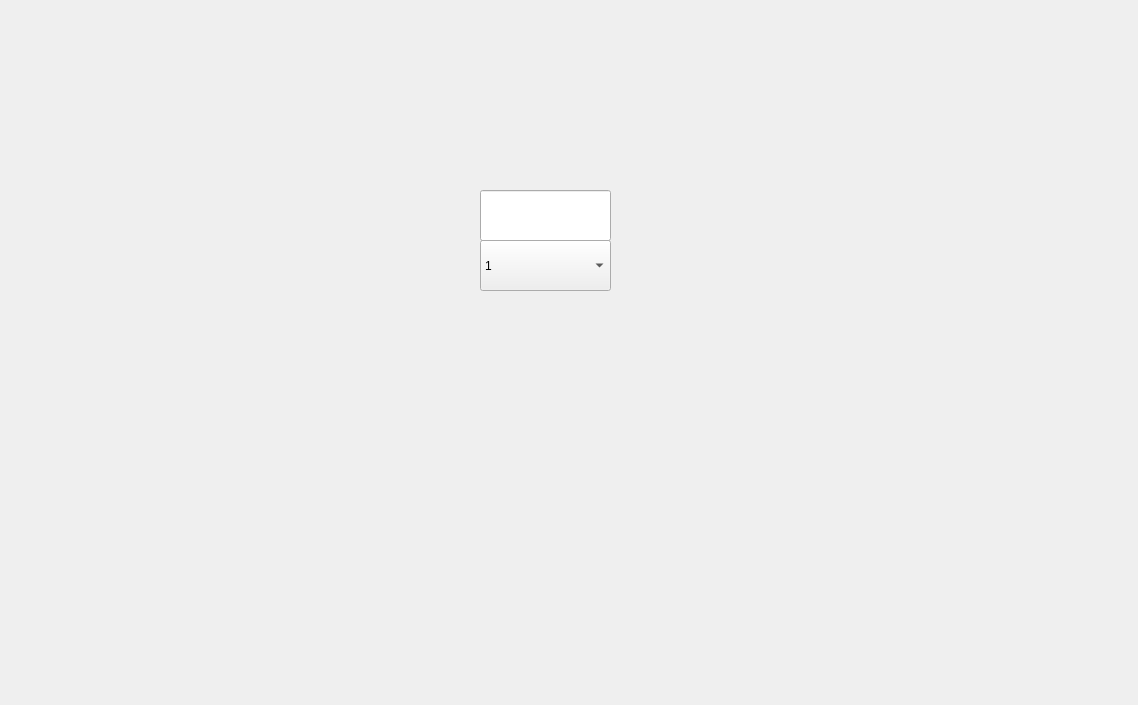
<?xml version="1.0" encoding="UTF-8"?>
<ui version="4.0">
 <class>Form</class>
 <widget class="QWidget" name="Form">
  <property name="geometry">
   <rect>
    <x>0</x>
    <y>0</y>
    <width>1138</width>
    <height>705</height>
   </rect>
  </property>
  <property name="windowTitle">
   <string>Form</string>
  </property>
  <widget class="QComboBox" name="comboBox">
   <property name="geometry">
    <rect>
     <x>480</x>
     <y>240</y>
     <width>131</width>
     <height>51</height>
    </rect>
   </property>
   <item>
    <property name="text">
     <string>1</string>
    </property>
   </item>
   <item>
    <property name="text">
     <string>2</string>
    </property>
   </item>
   <item>
    <property name="text">
     <string>3</string>
    </property>
   </item>
   <item>
    <property name="text">
     <string>4</string>
    </property>
   </item>
   <item>
    <property name="text">
     <string>5</string>
    </property>
   </item>
   <item>
    <property name="text">
     <string>6</string>
    </property>
   </item>
   <item>
    <property name="text">
     <string>7</string>
    </property>
   </item>
   <item>
    <property name="text">
     <string>8</string>
    </property>
   </item>
   <item>
    <property name="text">
     <string>9</string>
    </property>
   </item>
   <item>
    <property name="text">
     <string>10</string>
    </property>
   </item>
  </widget>
  <widget class="QLineEdit" name="lineEdit">
   <property name="geometry">
    <rect>
     <x>480</x>
     <y>190</y>
     <width>131</width>
     <height>51</height>
    </rect>
   </property>
  </widget>
 </widget>
 <resources/>
 <connections/>
</ui>
